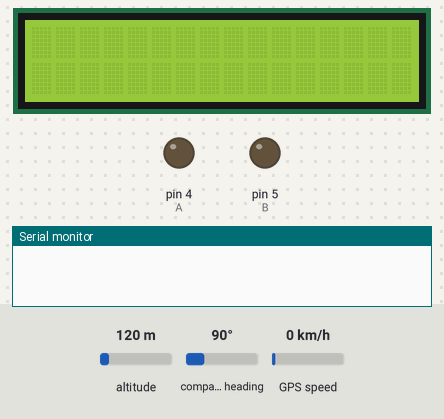
A sketch run on a simulated Arduino Uno, built with avr-gcc and run on an emulated ATmega328P. Parts: 16×2 character LCD, output pins drawn as LEDs (lit = HIGH), the last lines printed to the serial monitor. Inputs (shaded band) come from the test bench; at power-on: altitude 120 m, compass heading 90°, GPS speed 0 km/h. The GPS gets a fix after 3 s at 37.7749, -122.4194 with 8 satellites; the modem accepts every AT command (registered, SIM ready, sends succeed) and sends nothing else.

Above: at 0.1 s.
At 3.4 s:
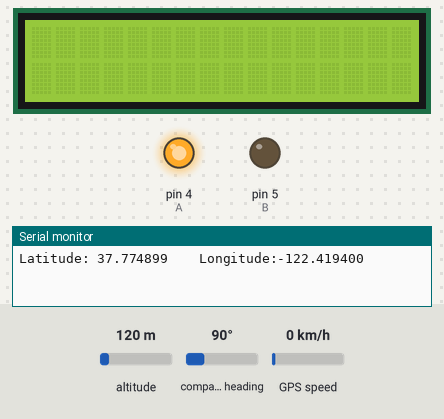
Timing chart, 0 to 4.9 s (numbered marks = the images above):
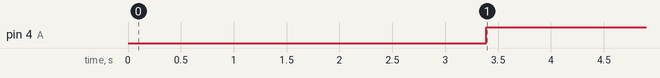

Measured:
- by itself, pin 4 (A): LOW → HIGH at 3.4 s

The sketch:

Car_Tracker_with_GPS_and_SMS.ino
```cpp
#include <LiquidCrystal.h>
#include <TinyGPS++.h> // library for GPS module
#include <SoftwareSerial.h>
LiquidCrystal lcd(12,11,10,9,8,7,6);
TinyGPSPlus gps;  // The TinyGPS++ object
SoftwareSerial  mySerial(3,2);  //connect to A and B of the CD4052
#define B 5 //connect to Y of the IC
#define A 4 //connect  to X of the IC
float latitude , longitude;
int year , month , date, hour , minute , second;
String date_str , time_str , lat_str , lng_str;
int pm;
String textMessage;

void welcome(void)
{

  lcd.clear();
}

void setup() {
   Serial.begin(9600);
   mySerial.begin(9600);
   lcd.begin(16,2);
   pinMode(A,OUTPUT);     pinMode(B,OUTPUT);
   delay(100);
   digitalWrite(A,LOW);     digitalWrite(B,LOW);
   delay(100);
    //set sim Module to sms mode
  //

}


//............................SEND MESSAGE FUNCTION
void recieveSend(void)
{
  digitalWrite(A,HIGH);     digitalWrite(B,LOW);
  delay(3000);
  Serial.println("SIM800 ready...");
  mySerial.print("AT+CMGF=1\r");
  delay(100);
  mySerial.print("AT+CNMI=2,2,0,0,0\r");
  delay(100);
   if(mySerial.available()>0)
   {
    textMessage = mySerial.readString();
    delay(500);
    Serial.print(textMessage);
    delay(10);
  }

  if(textMessage.indexOf("LOCATION")>=0)
  {
    String message = "Lat: " +lat_str +" and " +"long: " +lng_str ;
    delay(100);
    sendSMS(message);
    Serial.println("location is resquested");
    textMessage = "";
  }

}


void loop() {
  Location();
   // recieveSend();

}


void Location(void)
{
   digitalWrite(A,LOW);    digitalWrite(B,LOW);
   while (mySerial.available() > 0) //while data is available
    if (gps.encode(mySerial.read())) //read gps data
    {
      if (gps.location.isValid()) //check whether gps location is valid
      {
        latitude = gps.location.lat();
        lat_str = String(latitude , 6); // latitude location is stored in a string
        longitude = gps.location.lng();
        lng_str = String(longitude , 6); //longitude location is stored in a string
        Serial.print("Latitude: ");
        Serial.print (lat_str);
        Serial.print("    ");
        Serial.print("Longitude:");
        Serial.println (lng_str);
        delay(100);
         recieveSend();
      }

    }

}

// Function that sends SMS
void sendSMS(String message){
  // AT command to set SIM900 to SMS mode
  mySerial.println("AT"); //Once the handshake test is successful, it will back to OK
  updateSerial();

  mySerial.println("AT+CMGF=1"); // Configuring TEXT mode
  updateSerial();
  mySerial.println("AT+CMGS=\"+2347064625756\"");//You can change the phone number
  updateSerial();
  mySerial.println(message); //text content
  updateSerial();
  mySerial.write(26);
  /*
  mySerial.print("AT+CMGF=1\r");
  delay(100);

  // REPLACE THE X's WITH THE RECIPIENT'S MOBILE NUMBER
  // USE INTERNATIONAL FORMAT CODE FOR MOBILE NUMBERS
  mySerial.println("AT + CMGS = \"+2349010864064\"");
  delay(100);
  // Send the SMS
  mySerial.println(message);
  delay(100);

  // End AT command with a ^Z, ASCII code 26
  mySerial.println((char)26);
  delay(100);
  mySerial.println();
  // Give module time to send SMS
  delay(3000);  */
}

void updateSerial()
{
  delay(500);
  while (Serial.available())
  {
    mySerial.write(Serial.read());//Forward what Serial received to Software Serial Port
  }
  while(mySerial.available())
  {
    Serial.write(mySerial.read());//Forward what Software Serial received to Serial Port
  }

}


void Waste(void)
{
   if (gps.date.isValid()) //check whether gps date is valid
      {
        date_str = "";
        date = gps.date.day();
        month = gps.date.month();
        year = gps.date.year();
        if (date < 10)
          date_str = '0';
        date_str += String(date);// values of date,month and year are stored in a string
        date_str += " / ";

        if (month < 10)
          date_str += '0';
        date_str += String(month); // values of date,month and year are stored in a string
        date_str += " / ";
        if (year < 10)
          date_str += '0';
        date_str += String(year); // values of date,month and year are stored in a string
      }
      if (gps.time.isValid())  //check whether gps time is valid
      {
        time_str = "";
        hour = gps.time.hour();
        minute = gps.time.minute();
        second = gps.time.second();
        minute = (minute + 30); // converting to IST
        if (minute > 59)
        {
          minute = minute - 60;
          hour = hour + 1;
        }
        hour = (hour + 5) ;
        if (hour > 23)
          hour = hour - 24;   // converting to IST
        if (hour >= 12)  // checking whether AM or PM
          pm = 1;
        else
          pm = 0;
        hour = hour % 12;
        if (hour < 10)
          time_str = '0';
        time_str += String(hour); //values of hour,minute and time are stored in a string
        time_str += " : ";
        if (minute < 10)
          time_str += '0';
        time_str += String(minute); //values of hour,minute and time are stored in a string
        time_str += " : ";
        if (second < 10)
          time_str += '0';
        time_str += String(second); //values of hour,minute and time are stored in a string
        if (pm == 1)
          time_str += " PM ";
        else
          time_str += " AM ";
      }
}
```
